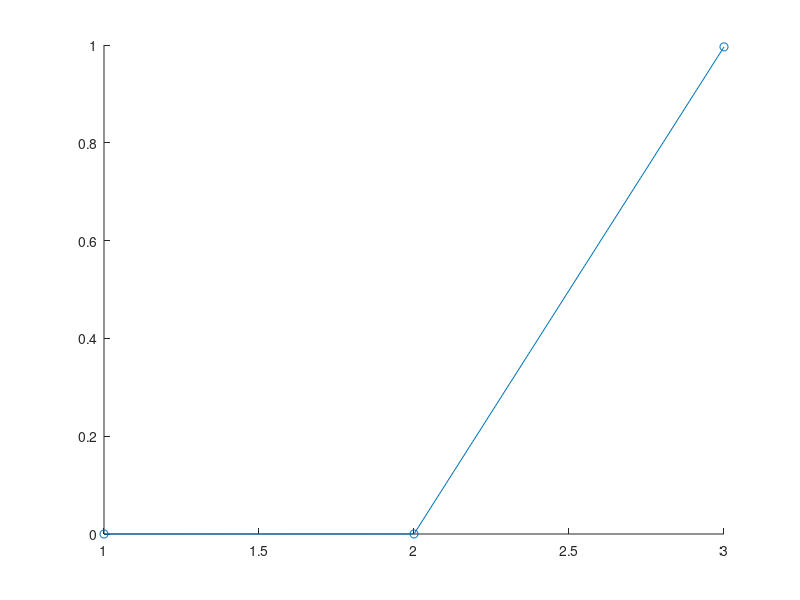
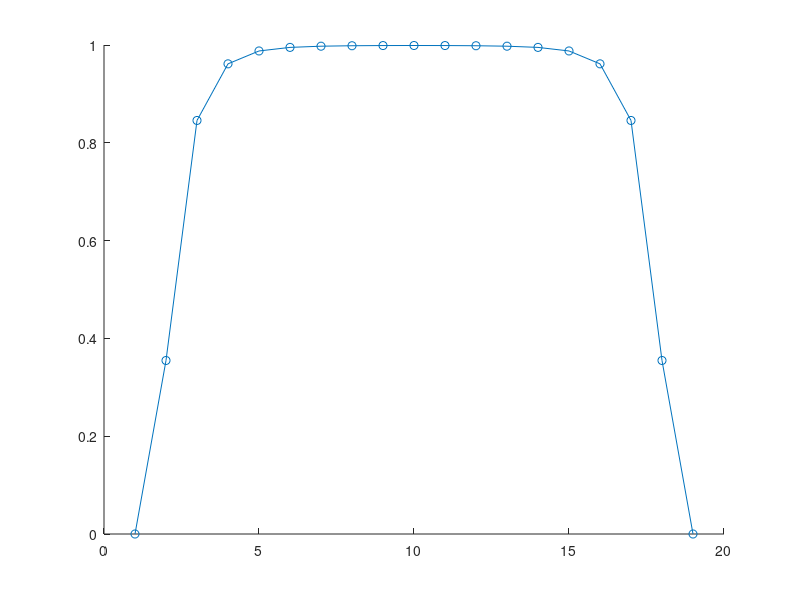

The MATLAB source for these figures, in order:
M = 7000;
N = 21000;
clear Combinations;
figure;
hold on;
for K=1:1:3
	Combinations(K)=nchoosek(M,K);
	if Combinations(K)>= N
		temp = log((Combinations(K)-N+1):Combinations(K));
		log_p = sum(temp) - N*temp(N);
		p(K) = exp(log_p);
	else
		p(K) = 0;
	end
end
plot(1:1:length(p),p,'o-');
hold off;

M = 20;
N = 20;
clear Combinations;
figure;
hold on;
for K=1:1:M-1
	Combinations(K)=nchoosek(M,K);
	if Combinations(K)>= N
		temp = log((Combinations(K)-N+1):Combinations(K));
		log_p = sum(temp) - N*temp(N);
		p(K) = exp(log_p);
	else
		p(K) = 0;
	end
end
plot(1:1:length(p),p,'o-');
hold off;